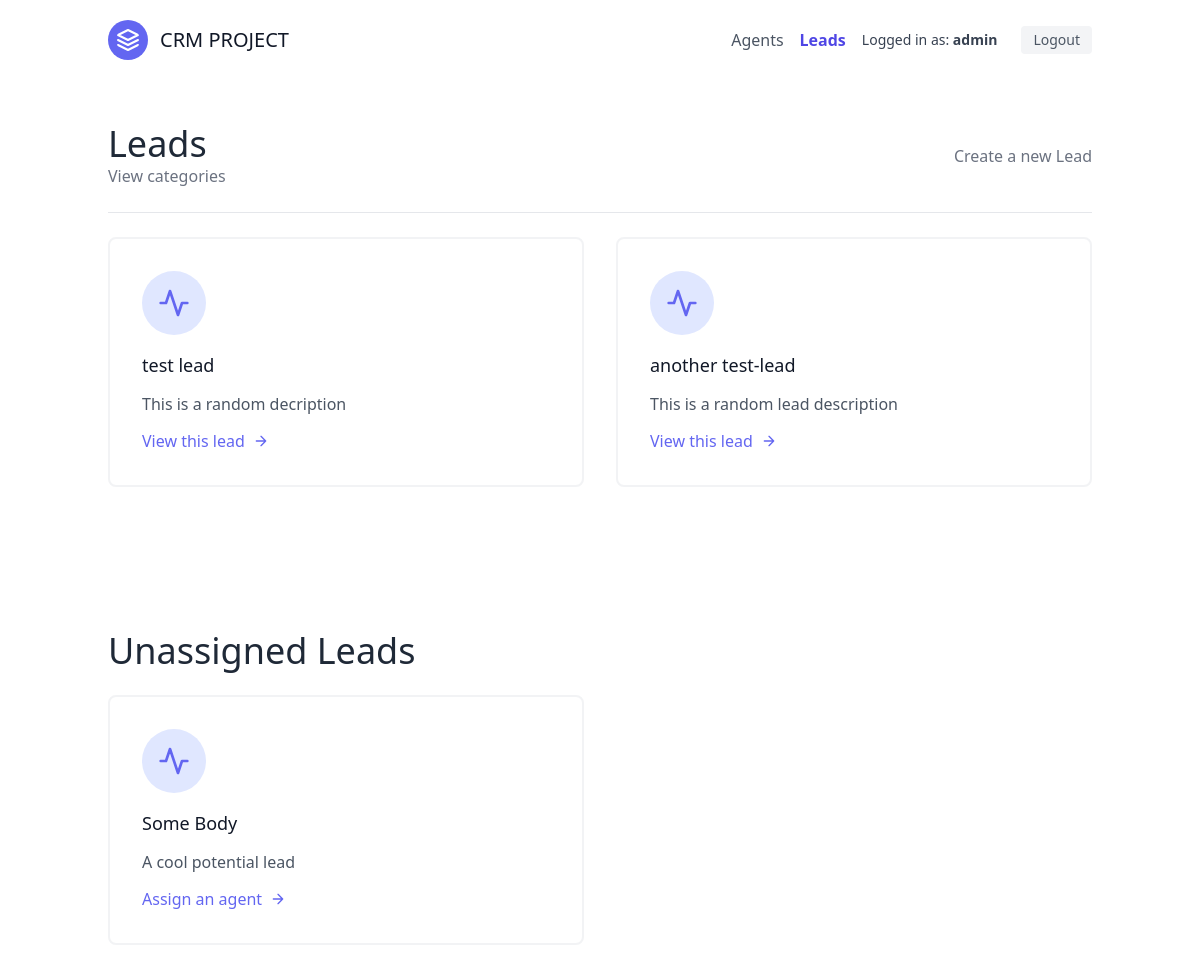
/leads/ (signed in), run on an earlier commit of the app's database.
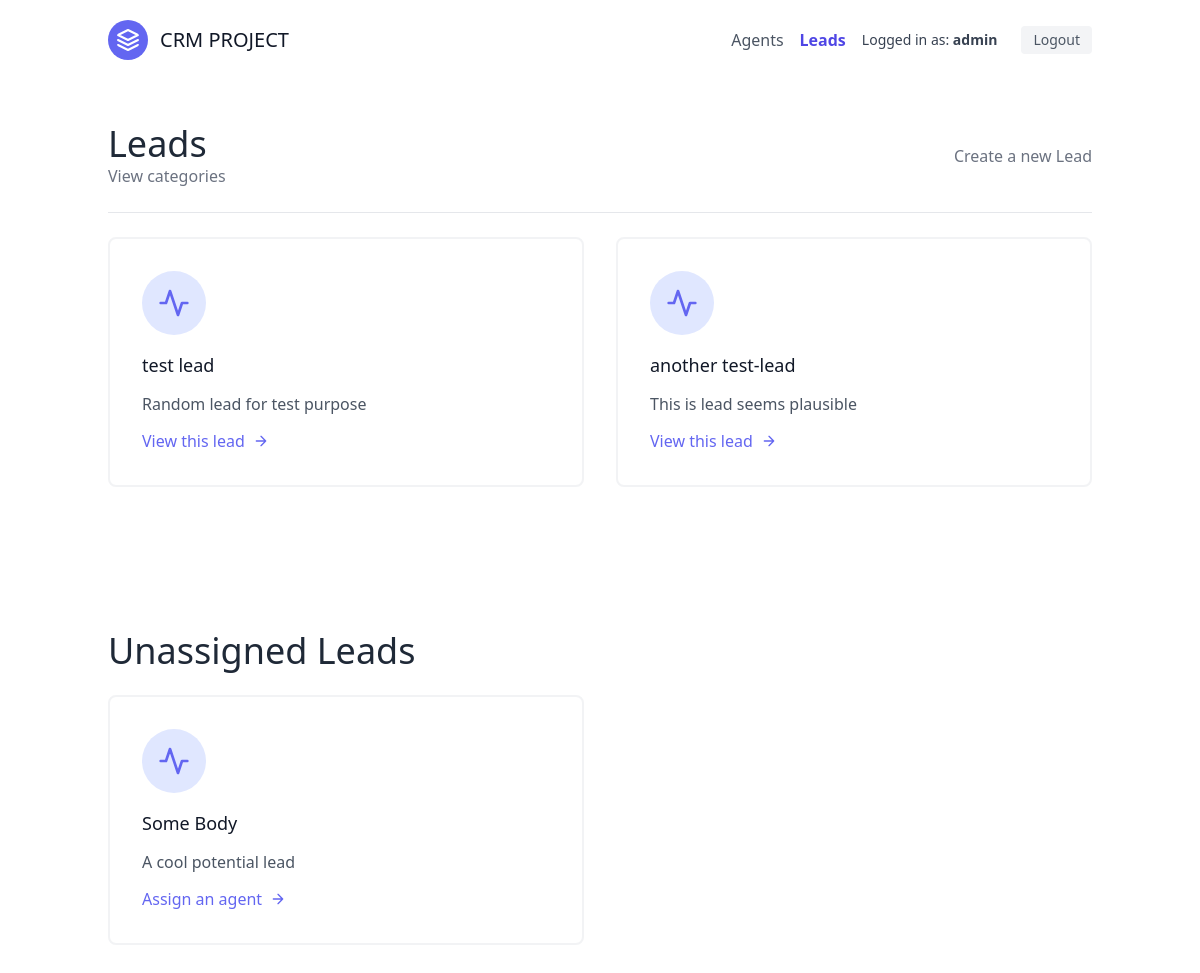
And on a later commit of the database.
### leads/models.py (models this page shows, shortened)
class Lead(models.Model):
    first_name = models.CharField(max_length=20)
    last_name = models.CharField(max_length=20)
    age = models.IntegerField(default=0)
    organisation = models.ForeignKey(UserProfile, null=True, blank=True, on_delete=models.CASCADE)
    agent = models.ForeignKey('Agent', null=True, blank=True, on_delete=models.SET_NULL)
    category = models.ForeignKey('Category', related_name="leads", null=True, blank=True, on_delete=models.SET_NULL)
    description = models.TextField()
    date_added = models.DateTimeField(auto_now_add=True)
    phone_number = models.CharField(max_length=20)
    email = models.EmailField()

### leads/views.py (the view)
# urls.py: path('', views.LeadListView.as_view(), name='lead-list'),
class LeadListView(LoginRequiredMixin, ListView):
    template_name = "leads/lead_list.html"
    context_object_name = 'leads'
    def get_queryset(self):
        user = self.request.user
        if user.is_organisor:
            queryset = Lead.objects.filter(
                organisation=user.userprofile,
                agent__isnull=False
            )
        else:
            queryset = Lead.objects.filter(
                organisation=user.agent.organisation,
                agent__isnull=False
            )
            queryset = queryset.filter(agent__user=user)
        return queryset
    def get_context_data(self, **kwargs):
        user = self.request.user
        context = super(LeadListView, self).get_context_data(**kwargs)
        if user.is_organisor:
            queryset = Lead.objects.filter(
                organisation=user.userprofile,
                agent__isnull=True
            )
            context.update({
                "unassigned_leads": queryset
            })
        return context

### leads/templates/leads/lead_list.html (shortened to what the changed rows need)
{% extends "base.html" %}
{% block content %}
<section class="text-gray-600 body-font">
    <div class="container px-5 py-5 mx-auto">
        <div class="w-full mb-6 py-6 flex justify-between items-center border-b border-gray-200">
            <div>
                <h1 class="text-4xl text-gray-800">Leads</h1>
            </div>
        </div>
        <div class="flex flex-wrap -m-4">
            {% for lead in leads %}
            <div class="p-4 w-full sm:w-1/2">
                <div class="h-full w-full flex flex-col justify-between border-2 rounded-lg border-gray-200 border-opacity-50 p-8">
                    <div class="w-16 h-16 mb-4 inline-flex items-center justify-center rounded-full bg-indigo-100 text-indigo-500 flex-shrink-0">
                        <svg fill="none" stroke="currentColor" stroke-linecap="round" stroke-linejoin="round" stroke-width="2" class="w-8 h-8" viewBox="0 0 24 24">
                            <path d="M22 12h-4l-3 9L9 3l-3 9H2"></path>
                        </svg>
                    </div>
                    <div class="flex-grow">
                        <h2 class="text-gray-900 text-lg title-font font-medium mb-3">
                            {{ lead.first_name }} {{ lead.last_name }}
                        </h2>
                        <p class="leading-relaxed text-base overflow-hidden text-ellipsis whitespace-nowrap">
                            {{ lead.description }}
                        </p>
                        <a href="{% url 'leads:lead-detail' lead.pk %}" class="mt-3 text-indigo-500 inline-flex items-center">
                            View this lead
                            <svg fill="none" stroke="currentColor" stroke-linecap="round" stroke-linejoin="round" stroke-width="2" class="w-4 h-4 ml-2" viewBox="0 0 24 24">
                                <path d="M5 12h14M12 5l7 7-7 7"></path>
                            </svg>
                        </a>
                    </div>
                </div>
            </div>
            {% endfor %}
        </div>
        {% if unassigned_leads.exists %}
        <div class="mt-12 py-24">
            <h1 class="text-4xl text-gray-800 mb-6">Unassigned Leads</h1>
            <div class="flex flex-wrap -m-4">
                {% for lead in unassigned_leads %}
                <div class="p-4 w-full sm:w-1/2">
                    <div class="h-full w-full flex flex-col justify-between border-2 rounded-lg border-gray-200 border-opacity-50 p-8">
                        <div class="flex-grow">
                            <h2 class="text-gray-900 text-lg title-font font-medium mb-3">
                                {{ lead.first_name }} {{ lead.last_name }}
                            </h2>
                        </div>
                    </div>
                </div>
                {% endfor %}
            </div>
        </div>
        {% endif %}
    </div>
</section>
{% endblock content %}

What changed in the data, as far as the page shows it:
changed Lead "test": description "This is a random decription" → "Random lead for test purpose"
changed Lead "another": description "This is a random lead description" → "This is lead seems plausible"
